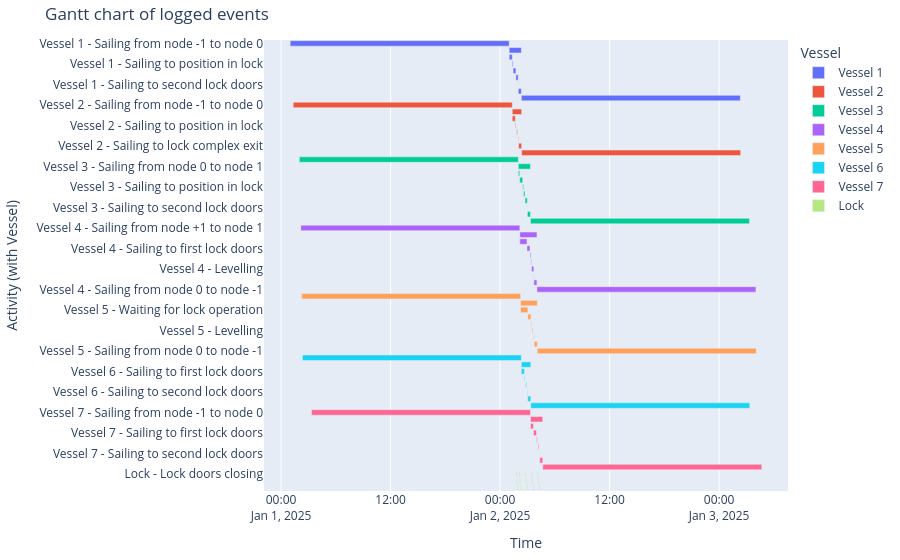

Source (notebook cell):
### Code cell
df_eventtable = opentnsim.core.logutils.logbook2eventtable([*vessels, lock])
generate_vessel_gantt_chart(df_eventtable)

### Figure 1 — Plotly figure (JSON) as saved in the notebook; plotly's stock layout.template omitted (floating-point values rounded to 4 significant figures)
{"data": [{"base": ["2025-01-01T01:00:00.000000000", "2025-01-02T01:00:00.000000000", "2025-01-02T01:00:00.000000000", "2025-01-02T01:20:00.000000000", "2025-01-02T01:25:40.172786000", "2025-01-02T01:44:02.980562000", "2025-01-02T01:59:03.000000000", "2025-01-02T01:59:51.596112000", "2025-01-02T02:19:51.596112000"], "hovertemplate": "object name=Vessel 1<br>start time=%{base}<br>stop time=%{x}<br>activity label=%{y}<extra></extra>", "legendgroup": "Vessel 1", "marker": {"color": "#636efa", "pattern": {"shape": ""}}, "name": "Vessel 1", "orientation": "h", "showlegend": true, "textposition": "auto", "type": "bar", "x": [86400000, 4791596, 1200000, 340172, 1102807, 900019, 48596, 1200000, 86400000], "xaxis": "x", "y": ["Vessel 1 - Sailing from node -1 to node 0", "Vessel 1 - Sailing from node 0 to node 1", "Vessel 1 - Sailing to first lock doors", "Vessel 1 - Sailing to position in lock", "Vessel 1 - Waiting for other vessels in lock", "Vessel 1 - Levelling", "Vessel 1 - Sailing to second lock doors", "Vessel 1 - Sailing to lock complex exit", "Vessel 1 - Sailing from node 1 to node +1"], "yaxis": "y"}, {"base": ["2025-01-01T01:20:00.000000000", "2025-01-02T01:20:00.000000000", "2025-01-02T01:20:00.000000000", "2025-01-02T01:40:00.000000000", "2025-01-02T01:49:03.000000000", "2025-01-02T01:59:25.807775000", "2025-01-02T02:01:51.596112000", "2025-01-02T02:21:51.596112000"], "hovertemplate": "object name=Vessel 2<br>start time=%{base}<br>stop time=%{x}<br>activity label=%{y}<extra></extra>", "legendgroup": "Vessel 2", "marker": {"color": "#EF553B", "pattern": {"shape": ""}}, "name": "Vessel 2", "orientation": "h", "showlegend": true, "textposition": "auto", "type": "bar", "x": [86400000, 3711596, 1200000, 242980, 300000, 145788, 1200000, 86400000], "xaxis": "x", "y": ["Vessel 2 - Sailing from node -1 to node 0", "Vessel 2 - Sailing from node 0 to node 1", "Vessel 2 - Sailing to first lock doors", "Vessel 2 - Sailing to position in lock", "Vessel 2 - Levelling", "Vessel 2 - Sailing to second lock doors", "Vessel 2 - Sailing to lock complex exit", "Vessel 2 - Sailing from node 1 to node +1"], "yaxis": "y"}, {"base": ["2025-01-01T02:00:00.000000000", "2025-01-02T02:00:00.000000000", "2025-01-02T02:00:00.000000000", "2025-01-02T02:08:51.576674000", "2025-01-02T02:28:51.576674000", "2025-01-02T02:34:31.749460000", "2025-01-02T02:44:02.980562000", "2025-01-02T02:59:03.000000000", "2025-01-02T02:59:51.596112000", "2025-01-02T03:19:51.596112000"], "hovertemplate": "object name=Vessel 3<br>start time=%{base}<br>stop time=%{x}<br>activity label=%{y}<extra></extra>", "legendgroup": "Vessel 3", "marker": {"color": "#00cc96", "pattern": {"shape": ""}}, "name": "Vessel 3", "orientation": "h", "showlegend": true, "textposition": "auto", "type": "bar", "x": [86400000, 4791596, 531576, 1200000, 340172, 571231, 900019, 48596, 1200000, 86400000], "xaxis": "x", "y": ["Vessel 3 - Sailing from node -1 to node 0", "Vessel 3 - Sailing from node 0 to node 1", "Vessel 3 - Waiting for lock operation", "Vessel 3 - Sailing to first lock doors", "Vessel 3 - Sailing to position in lock", "Vessel 3 - Waiting for other vessels in lock", "Vessel 3 - Levelling", "Vessel 3 - Sailing to second lock doors", "Vessel 3 - Sailing to lock complex exit", "Vessel 3 - Sailing from node 1 to node +1"], "yaxis": "y"}, {"base": ["2025-01-01T02:10:00.000000000", "2025-01-02T02:10:00.000000000", "2025-01-02T02:10:00.000000000", "2025-01-02T02:56:51.576674000", "2025-01-02T03:16:51.576674000", "2025-01-02T03:22:31.749460000", "2025-01-02T03:26:34.730022000", "2025-01-02T03:41:35.000000000", "2025-01-02T03:42:23.596112000", "2025-01-02T04:02:23.596112000"], "hovertemplate": "object name=Vessel 4<br>start time=%{base}<br>stop time=%{x}<br>activity label=%{y}<extra></extra>", "legendgroup": "Vessel 4", "marker": {"color": "#ab63fa", "pattern": {"shape": ""}}, "name": "Vessel 4", "orientation": "h", "showlegend": true, "textposition": "auto", "type": "bar", "x": [86400000, 6743596, 2811576, 1200000, 340172, 242980, 900269, 48596, 1200000, 86400000], "xaxis": "x", "y": ["Vessel 4 - Sailing from node +1 to node 1", "Vessel 4 - Sailing from node 1 to node 0", "Vessel 4 - Waiting for lock operation", "Vessel 4 - Sailing to first lock doors", "Vessel 4 - Sailing to position in lock", "Vessel 4 - Waiting for other vessels in lock", "Vessel 4 - Levelling", "Vessel 4 - Sailing to second lock doors", "Vessel 4 - Sailing to lock complex exit", "Vessel 4 - Sailing from node 0 to node -1"], "yaxis": "y"}, {"base": ["2025-01-01T02:15:00.000000000", "2025-01-02T02:15:00.000000000", "2025-01-02T02:15:00.000000000", "2025-01-02T03:02:31.749460000", "2025-01-02T03:22:31.749460000", "2025-01-02T03:31:35.000000000", "2025-01-02T03:41:57.807775000", "2025-01-02T03:44:23.596112000", "2025-01-02T04:04:23.596112000"], "hovertemplate": "object name=Vessel 5<br>start time=%{base}<br>stop time=%{x}<br>activity label=%{y}<extra></extra>", "legendgroup": "Vessel 5", "marker": {"color": "#FFA15A", "pattern": {"shape": ""}}, "name": "Vessel 5", "orientation": "h", "showlegend": true, "textposition": "auto", "type": "bar", "x": [86400000, 6563596, 2851749, 1200000, 242980, 300000, 145788, 1200000, 86400000], "xaxis": "x", "y": ["Vessel 5 - Sailing from node +1 to node 1", "Vessel 5 - Sailing from node 1 to node 0", "Vessel 5 - Waiting for lock operation", "Vessel 5 - Sailing to first lock doors", "Vessel 5 - Sailing to position in lock", "Vessel 5 - Levelling", "Vessel 5 - Sailing to second lock doors", "Vessel 5 - Sailing to lock complex exit", "Vessel 5 - Sailing from node 0 to node -1"], "yaxis": "y"}, {"base": ["2025-01-01T02:20:00.000000000", "2025-01-02T02:20:00.000000000", "2025-01-02T02:20:00.000000000", "2025-01-02T02:40:00.000000000", "2025-01-02T02:49:03.000000000", "2025-01-02T02:59:25.807775000", "2025-01-02T03:01:51.596112000", "2025-01-02T03:21:51.596112000"], "hovertemplate": "object name=Vessel 6<br>start time=%{base}<br>stop time=%{x}<br>activity label=%{y}<extra></extra>", "legendgroup": "Vessel 6", "marker": {"color": "#19d3f3", "pattern": {"shape": ""}}, "name": "Vessel 6", "orientation": "h", "showlegend": true, "textposition": "auto", "type": "bar", "x": [86400000, 3711596, 1200000, 242980, 300000, 145788, 1200000, 86400000], "xaxis": "x", "y": ["Vessel 6 - Sailing from node -1 to node 0", "Vessel 6 - Sailing from node 0 to node 1", "Vessel 6 - Sailing to first lock doors", "Vessel 6 - Sailing to position in lock", "Vessel 6 - Levelling", "Vessel 6 - Sailing to second lock doors", "Vessel 6 - Sailing to lock complex exit", "Vessel 6 - Sailing from node 1 to node +1"], "yaxis": "y"}, {"base": ["2025-01-01T03:20:00.000000000", "2025-01-02T03:20:00.000000000", "2025-01-02T03:20:00.000000000", "2025-01-02T03:39:23.326134000", "2025-01-02T03:59:23.326134000", "2025-01-02T04:10:03.498920000", "2025-01-02T04:20:03.498921000", "2025-01-02T04:20:52.095034000", "2025-01-02T04:40:52.095034000"], "hovertemplate": "object name=Vessel 7<br>start time=%{base}<br>stop time=%{x}<br>activity label=%{y}<extra></extra>", "legendgroup": "Vessel 7", "marker": {"color": "#FF6692", "pattern": {"shape": ""}}, "name": "Vessel 7", "orientation": "h", "showlegend": true, "textposition": "auto", "type": "bar", "x": [86400000, 4852095, 1163326, 1200000, 340172, 300000, 48596, 1200000, 86400000], "xaxis": "x", "y": ["Vessel 7 - Sailing from node -1 to node 0", "Vessel 7 - Sailing from node 0 to node 1", "Vessel 7 - Waiting for lock operation", "Vessel 7 - Sailing to first lock doors", "Vessel 7 - Sailing to position in lock", "Vessel 7 - Levelling", "Vessel 7 - Sailing to second lock doors", "Vessel 7 - Sailing to lock complex exit", "Vessel 7 - Sailing from node 1 to node +1"], "yaxis": "y"}, {"base": ["2025-01-02T01:44:03.000000000", "2025-01-02T01:49:03.000000000", "2025-01-02T01:54:03.000000000", "2025-01-02T02:03:51.596112000", "2025-01-02T02:08:51.596112000", "2025-01-02T02:13:51.596112000", "2025-01-02T02:44:03.000000000", "2025-01-02T02:49:03.000000000", "2025-01-02T02:54:03.000000000", "2025-01-02T03:26:35.000000000", "2025-01-02T03:31:35.000000000", "2025-01-02T03:36:35.000000000", "2025-01-02T04:05:03.498920000", "2025-01-02T04:10:03.498920000", "2025-01-02T04:15:03.498920000"], "hovertemplate": "object name=Lock<br>start time=%{base}<br>stop time=%{x}<br>activity label=%{y}<extra></extra>", "legendgroup": "Lock", "marker": {"color": "#B6E880", "pattern": {"shape": ""}}, "name": "Lock", "orientation": "h", "showlegend": true, "textposition": "auto", "type": "bar", "x": [300000, 300000, 300000, 300000, 300000, 300000, 300000, 300000, 300000, 300000, 300000, 300000, 300000, 300000, 300000], "xaxis": "x", "y": ["Lock - Lock doors closing", "Lock - Lock chamber converting", "Lock - Lock doors opening", "Lock - Lock doors closing", "Lock - Lock chamber converting", "Lock - Lock doors opening", "Lock - Lock doors closing", "Lock - Lock chamber converting", "Lock - Lock doors opening", "Lock - Lock doors closing", "Lock - Lock chamber converting", "Lock - Lock doors opening", "Lock - Lock doors closing", "Lock - Lock chamber converting", "Lock - Lock doors opening"], "yaxis": "y"}], "layout": {"barmode": "overlay", "legend": {"title": {"text": "Vessel"}, "tracegroupgap": 0}, "margin": {"b": 20, "l": 20, "r": 20, "t": 40}, "title": {"text": "Gantt chart of logged events"}, "xaxis": {"anchor": "y", "domain": [0, 1], "title": {"text": "Time"}, "type": "date"}, "yaxis": {"anchor": "x", "autorange": "reversed", "domain": [0, 1], "title": {"text": "Activity (with Vessel)"}}}}
